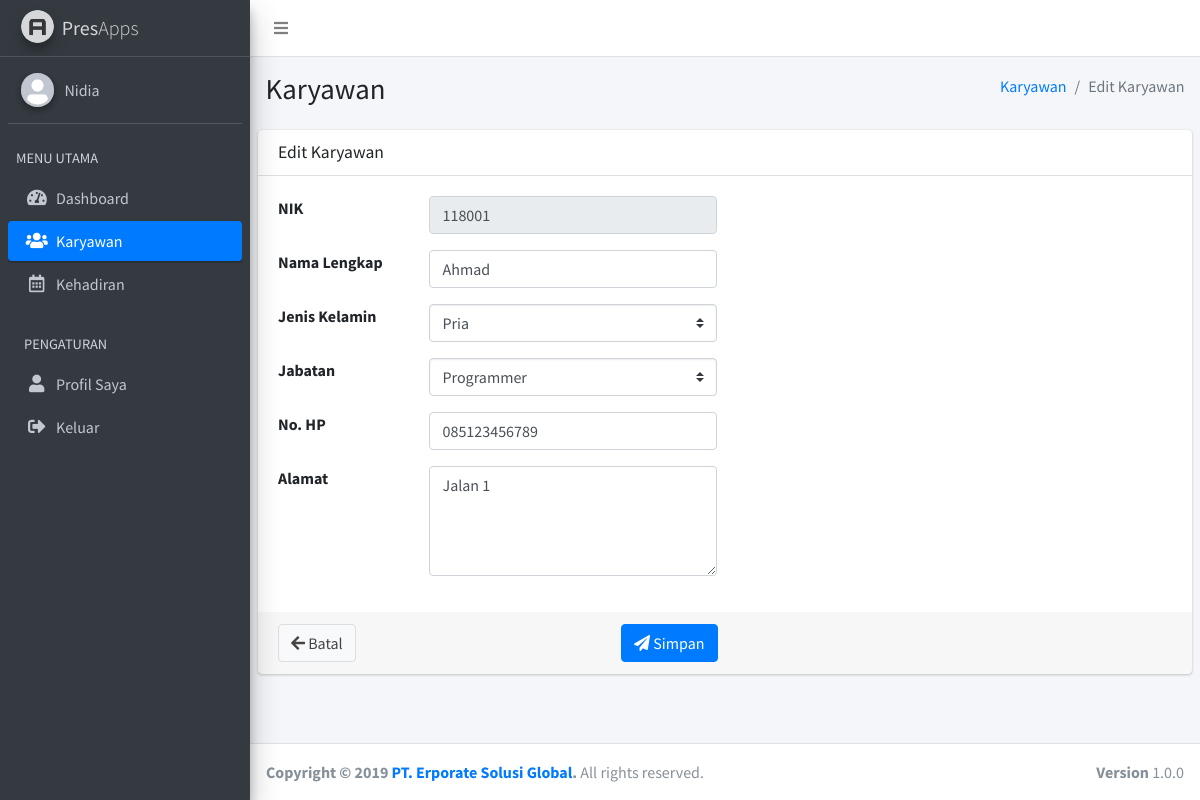
The app's page /staff/index.php?page=karyawan&action=edit&id=118001 (signed in) with its own data.
### tables this page shows
CREATE TABLE `akun_pengguna` (
  `nik` char(7) NOT NULL,
  `password` varchar(64) DEFAULT NULL,
  `hak_akses` enum('Admin','Staff') DEFAULT NULL
);

CREATE TABLE `karyawan` (
  `nik` char(7) NOT NULL,
  `nama_lengkap` varchar(25) DEFAULT NULL,
  `jenis_kelamin` enum('Pria','Wanita') DEFAULT NULL,
  `id_jabatan` int(11) DEFAULT NULL,
  `no_hp` char(13) DEFAULT NULL,
  `alamat` text
);

CREATE TABLE `jabatan` (
  `id_jabatan` int(11) NOT NULL,
  `nama_jabatan` varchar(50) DEFAULT NULL
);

### staff/pages/karyawan/edit_form.php (the view, shortened to what this page needs)
<section class="content-header">
  <div class="container-fluid">
    <div class="row mb-2">
      <div class="col-sm-6">
        <h1>Karyawan</h1>
      </div>
      <div class="col-sm-6">
        <ol class="breadcrumb float-sm-right">
          <li class="breadcrumb-item"><a href="index.php?page=karyawan">Karyawan</a></li>
          <li class="breadcrumb-item active">Edit Karyawan</li>
        </ol>
      </div>
    </div>
  </div>
</section>
<section class="content">
  <div class="card">
    <div class="card-header">
      <h3 class="card-title">Edit Karyawan</h3>
    </div>
    <form action="../action_staff/karyawan.php" method="POST">
      <?php
        include "../connection/connect.php";
        $id = $_GET["id"];
        $sql = "SELECT * FROM karyawan WHERE nik='$id'";
        $result = mysqli_query($connect, $sql);
        $i = mysqli_fetch_assoc($result);
      ?>
      <div class="card-body">
      	<div class="row">
    			<div class="col-sm-6">
    				<div class="form-group row">
              <label for="nik" class="col-sm-4 control-label">NIK</label>
              <div class="col-sm-8">
                <input type="text" name="nik" class="form-control" id="nik" placeholder="NIK" value="<?php echo $i['nik']; ?>" disabled="">
              </div>
            </div>
    			</div>
    		</div>
    		<div class="row">
    			<div class="col-sm-6">
    				<div class="form-group row">
              <label for="nama_lengkap" class="col-sm-4 control-label">Nama Lengkap</label>
              <div class="col-sm-8">
                <input type="text" name="nama_lengkap" class="form-control" id="nama_lengkap" placeholder="Nama Lengkap" required="" value="<?php echo $i['nama_lengkap']; ?>">
              </div>
            </div>
    			</div>
    		</div>
    		<div class="row">
    			<div class="col-sm-6">
    				<div class="form-group row">
              <label for="jenis_kelamin" class="col-sm-4 control-label">Jenis Kelamin</label>
              <div class="col-sm-8">
                <select name="jenis_kelamin" class="form-control custom-select">
                  <?php
                    $jenis_kelamin = $i["jenis_kelamin"];
                  ?>
  							  <option value="Pria" <?php if($jenis_kelamin == "Pria"){ echo "selected"; } ?>>Pria</option>
  							</select>
              </div>
            </div>
    			</div>
    		</div>
    		<div class="row">
    			<div class="col-sm-6">
    				<div class="form-group row">
              <label for="jabatan" class="col-sm-4 control-label">Jabatan</label>
              <div class="col-sm-8">
                <select name="id_jabatan" class="form-control custom-select">
  							  <?php
                    $sql2 = "SELECT * FROM jabatan";
                    $result2 = mysqli_query($connect, $sql2);
                    while($j = mysqli_fetch_assoc($result2)){
                  ?>
                  <option value="<?php echo $j["id_jabatan"]; ?>" <?php if($i["id_jabatan"] == $j["id_jabatan"]){ echo "selected"; } ?>><?php echo $j["nama_jabatan"]; ?></option>
                  <?php } ?>
  							</select>
              </div>
            </div>
    			</div>
    		</div>
    		<div class="row">
    			<div class="col-sm-6">
    				<div class="form-group row">
              <label for="no_hp" class="col-sm-4 control-label">No. HP</label>
              <div class="col-sm-8">
                <input type="text" name="no_hp" class="form-control" id="no_hp" placeholder="No. HP" required="" value="<?php echo $i['no_hp']; ?>">
              </div>
            </div>
    			</div>
    		</div>
    		<div class="row">
    			<div class="col-sm-6">
    				<div class="form-group row">
              <label for="alamat" class="col-sm-4 control-label">Alamat</label>
              <div class="col-sm-8">
                <textarea name="alamat" id="alamat" class="form-control" rows="4" placeholder="Alamat" required=""><?php echo $i["alamat"]; ?></textarea>
              </div>
            </div>
    			</div>
    		</div>
      </div>
      <div class="card-footer">
        <div class="row">
        	<div class="col-sm-6">
        		<a href="index.php?page=karyawan" class="btn btn-default">
        			<i class="fas fa-arrow-left"></i> Batal
        		</a>
        		<button type="submit" class="btn btn-primary float-right">
        			<i class="nav-icon fas fa-paper-plane"></i> Simpan
        		</button>
        	</div>
        </div>
      </div>
    </form>
  </div>
</section>

### staff/layout/header.php (shortened to what this page needs)
<!DOCTYPE html>
<html lang="en">
<head>
  <link rel="stylesheet" href="../assets/plugins/fontawesome-free/css/all.min.css">
  <link rel="stylesheet" href="../assets/dist/css/adminlte.min.css">
</head>
<body class="hold-transition sidebar-mini layout-fixed layout-navbar-fixed layout-footer-fixed">
<div class="wrapper">
  <nav class="main-header navbar navbar-expand navbar-white navbar-light">
    <ul class="navbar-nav">
      <li class="nav-item">
        <a class="nav-link" data-widget="pushmenu" href="#"><i class="fas fa-bars"></i></a>
      </li>
    </ul>
  </nav>
  <aside class="main-sidebar sidebar-dark-primary elevation-4">
    <a href="index.php?page=dashboard" class="brand-link">
      <img src="../assets/dist/img/AdminLTELogo.png" alt="AdminLTE Logo" class="brand-image img-circle elevation-3"
           style="opacity: .8">
      <span class="brand-text font-weight-light"><b>Pres</b>Apps</span>
    </a>
    <div class="sidebar">
      <div class="user-panel mt-3 pb-3 mb-3 d-flex">
        <div class="image">
          <img src="../assets/dist/img/user-avatar.png" class="img-circle elevation-2" alt="User Image">
        </div>
        <div class="info">
          <?php
            include "../connection/connect.php";
            $nik = $_SESSION["nik"];
            $sql = "SELECT akun_pengguna.nik, karyawan.nama_lengkap, akun_pengguna.password, akun_pengguna.hak_akses FROM akun_pengguna INNER JOIN karyawan ON akun_pengguna.nik = karyawan.nik WHERE akun_pengguna.nik='$nik'";
            $result = mysqli_query($connect, $sql);
            $i = mysqli_fetch_assoc($result);
          ?>
          <a href="#" class="d-block"><?php echo $i["nama_lengkap"]; ?></a>
        </div>
      </div>
      <nav class="mt-2">
        <ul class="nav nav-pills nav-sidebar flex-column" data-widget="treeview" role="menu" data-accordion="false">
          <li class="nav-header">MENU UTAMA</li>
          <?php
            if(isset($_GET["page"])){
              $page = $_GET["page"];
            }else{
              $page = "dashboard";
            }
          ?>
          <li class="nav-item">
            <a href="index.php?page=dashboard" class="nav-link <?php if($page == 'dashboard'){ echo 'active'; } ?>">
              <i class="nav-icon fas fa-tachometer-alt"></i>
              <p>
                Dashboard
              </p>
            </a>
          </li>
          <li class="nav-item">
            <a href="index.php?page=karyawan" class="nav-link <?php if($page == 'karyawan'){ echo 'active'; } ?>">
              <i class="nav-icon fas fa-users"></i>
              <p>
                Karyawan
              </p>
            </a>
          </li>
          <li class="nav-item">
            <a href="index.php?page=kehadiran" class="nav-link <?php if($page == 'kehadiran'){ echo 'active'; } ?>">
              <i class="nav-icon far fa-calendar-alt"></i>
              <p>
                Kehadiran
              </p>
            </a>
          </li>
          <li class="nav-header">PENGATURAN</li>
          <li class="nav-item">
            <a href="index.php?page=profil_saya" class="nav-link <?php if($page == 'profil_saya'){ echo 'active'; } ?>">
              <i class="nav-icon fas fa-user"></i>
              <p>
                Profil Saya
              </p>
            </a>
          </li>
          <li class="nav-item">
            <a href="logout.php" class="nav-link">
              <i class="nav-icon fas fa-sign-out-alt"></i>
              <p>
                Keluar
              </p>
            </a>
          </li>
        </ul>
      </nav>
    </div>
  </aside>
  <div class="content-wrapper">

### records on screen
akun_pengguna: nik.nama_lengkap "Nidia"
karyawan: nik "118001", nama_lengkap "Ahmad", jenis_kelamin "Pria", id_jabatan "Programmer", no_hp "085123456789", alamat "Jalan 1"
